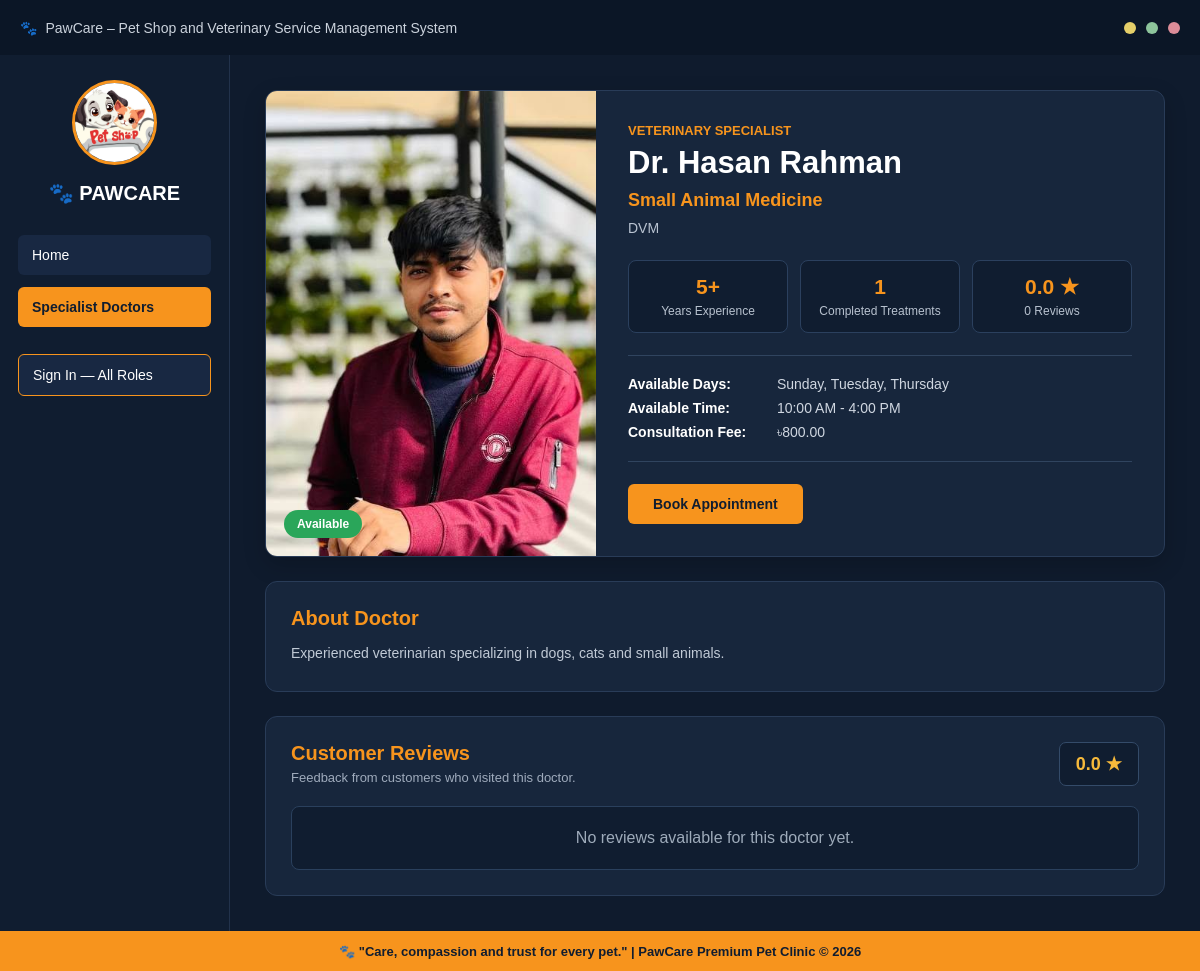
Page /index.php?page=doctor_profile&doctor_id=1 on the committed database.
### tables this page shows
CREATE TABLE `doctors` (
  `doctor_id` int(11) NOT NULL,
  `user_id` int(11) NOT NULL,
  `specialization` varchar(100) NOT NULL,
  `qualification` varchar(150) DEFAULT NULL,
  `experience_years` int(11) DEFAULT 0,
  `consultation_fee` decimal(10,2) DEFAULT 0.00,
  `available_days` varchar(100) DEFAULT NULL,
  `available_time` varchar(100) DEFAULT NULL,
  `bio` text DEFAULT NULL,
  `status` enum('Available','Unavailable') DEFAULT 'Available',
  `created_at` timestamp NOT NULL DEFAULT current_timestamp(),
  `updated_at` timestamp NOT NULL DEFAULT current_timestamp() ON UPDATE current_timestamp()
);

CREATE TABLE `users` (
  `user_id` int(11) NOT NULL,
  `full_name` varchar(100) NOT NULL,
  `username` varchar(50) NOT NULL,
  `email` varchar(100) NOT NULL,
  `phone` varchar(20) DEFAULT NULL,
  `gender` enum('Male','Female','Other') DEFAULT NULL,
  `password` varchar(255) NOT NULL,
  `role` enum('admin','customer','doctor','delivery') NOT NULL,
  `profile_image` varchar(255) DEFAULT 'default.png',
  `address` text DEFAULT NULL,
  `status` enum('active','inactive') DEFAULT 'active',
  `created_at` timestamp NOT NULL DEFAULT current_timestamp(),
  `updated_at` timestamp NOT NULL DEFAULT current_timestamp() ON UPDATE current_timestamp()
);

### controllers/public_controller.php (called while the page is built, shortened)
<?php
require_once __DIR__ . '/../helpers/helpers.php';
require_once __DIR__ . '/../models/doctor_model.php';
function doctor_profile_controller($conn) {
    $doctor_id = isset($_GET["doctor_id"]) ? (int) $_GET["doctor_id"] : 0;
    $doctor = $doctor_id > 0 ? find_public_doctor($conn, $doctor_id) : null;
    $completed_treatments = count_doctor_treatments($conn, $doctor_id);
    $rating_data = get_doctor_rating_summary($conn, $doctor_id);
    $average_rating = $rating_data["average_rating"] ?? 0;
    $total_reviews = (int) ($rating_data["total_reviews"] ?? 0);
    $reviews = list_doctor_reviews($conn, $doctor_id);
    $profile_image = trim($doctor["profile_image"] ?? "");
    require __DIR__ . '/../views/public/doctor_profile.php';
}

### helpers/helpers.php (called while the page is built, shortened)
<?php
function route_url($page, $query = "") {
    $directory = str_replace("\\", "/", dirname($_SERVER["SCRIPT_NAME"]));
    $role = basename($directory);
    $url = rtrim($directory, "/") . "/index.php?page=" . urlencode($page);
    return $url;
}
function profile_image_file($filename) {
    $name = basename(str_replace('\\', '/', trim((string)$filename)));
    return $name;
}

### models/doctor_model.php (called while the page is built, shortened)
<?php
function find_public_doctor($conn, $doctor_id) {
    $sql = "SELECT d.doctor_id, d.specialization, d.qualification, d.experience_years, d.consultation_fee, d.available_days, d.available_time, d.bio, d.status, u.full_name, u.profile_image FROM doctors d JOIN users u ON d.user_id = u.user_id WHERE d.doctor_id = ? AND u.status = 'active' LIMIT 1";
    $stmt = mysqli_prepare($conn, $sql);
    mysqli_stmt_bind_param($stmt, "i", $doctor_id);
    mysqli_stmt_execute($stmt);
    $doctor = mysqli_fetch_assoc(mysqli_stmt_get_result($stmt));
    return $doctor;
}
function count_doctor_treatments($conn, $doctor_id) {
    $sql = "SELECT COUNT(*) AS total FROM appointments WHERE doctor_id = ? AND status = 'Completed'";
    $stmt = mysqli_prepare($conn, $sql);
    mysqli_stmt_bind_param($stmt, "i", $doctor_id);
    mysqli_stmt_execute($stmt);
    $row = mysqli_fetch_assoc(mysqli_stmt_get_result($stmt));
    return (int) $row["total"];
}
function get_doctor_rating_summary($conn, $doctor_id) {
    $sql = "SELECT ROUND(AVG(rating), 1) AS average_rating, COUNT(*) AS total_reviews FROM reviews WHERE item_type = 'doctor' AND item_id = ? AND status = 'Visible'";
    $stmt = mysqli_prepare($conn, $sql);
    mysqli_stmt_bind_param($stmt, "i", $doctor_id);
    mysqli_stmt_execute($stmt);
    $row = mysqli_fetch_assoc(mysqli_stmt_get_result($stmt));
    return $row;
}

### views/public/doctor_profile.php (the view, shortened to what this page needs)
<!DOCTYPE html>
<html lang="en">
<head>
    <link rel="stylesheet" href="assets/css/style.css">
    <link rel="stylesheet" href="assets/css/doctor-profile-public.css">
</head>
<body class="doctor-profile-page">
<header class="top-bar">
    <div class="top-brand">
        <span class="brand-icon">🐾</span>
        <span>PawCare – Pet Shop and Veterinary Service Management System</span>
    </div>
    <div class="window-dots">
        <span></span>
        <span></span>
        <span></span>
    </div>
</header>
<main class="profile-container">
    <aside class="profile-sidebar">
        <div class="sidebar-brand">
            <img src="assets/images/petLogo.jpeg" alt="PawCare Logo" class="sidebar-logo">
            <h2>🐾 PAWCARE</h2>
        </div>
        <nav class="sidebar-menu">
            <a href="<?php echo htmlspecialchars(route_url("home")); ?>" class="menu-btn">Home</a>
            <a href="<?php echo htmlspecialchars(route_url("specialist_doctors")); ?>" class="menu-btn active">Specialist Doctors</a>
            <a href="<?php echo htmlspecialchars(route_url("login")); ?>" class="menu-btn doctor-login-btn">Sign In — All Roles</a>
        </nav>
    </aside>
    <section class="profile-content">
        <div class="profile-card">
            <div class="doctor-main-info">
                <div class="doctor-image-box">
                    <img src="assets/uploads/profiles/<?php echo htmlspecialchars(profile_image_file($profile_image)); ?>" onerror="this.onerror=null; this.src='assets/uploads/profiles/default.svg';" alt="<?php echo htmlspecialchars($doctor["full_name"]); ?>">
                    <span class="doctor-status <?php echo strtolower($doctor["status"]); ?>">
                        <?php echo htmlspecialchars($doctor["status"]); ?>
                    </span>
                </div>
                <div class="doctor-details">
                    <p class="section-label">Veterinary Specialist</p>
                    <h1><?php echo htmlspecialchars($doctor["full_name"]); ?></h1>
                    <h3><?php echo htmlspecialchars($doctor["specialization"]); ?></h3>
                    <p class="qualification">
                        <?php echo htmlspecialchars($doctor["qualification"]); ?>
                    </p>
                    <div class="stats-row">
                        <div class="stat-box">
                            <?php if ((int)$doctor["experience_years"] > 0): ?>
                                <span><?php echo (int)$doctor["experience_years"]; ?>+</span>
                                <p>Years Experience</p>
                            <?php else: ?>
                                <span>—</span>
                                <p>Experience pending</p>
                            <?php endif; ?>
                        </div>
                        <div class="stat-box">
                            <span><?php echo $completed_treatments; ?></span>
                            <p>Completed Treatments</p>
                        </div>
                        <div class="stat-box">
                            <span><?php echo number_format((float)$average_rating, 1); ?> ★</span>
                            <p><?php echo $total_reviews; ?> Reviews</p>
                        </div>
                    </div>
                    <div class="availability-box">
                        <p>
                            <strong>Available Days:</strong>
                            <?php echo htmlspecialchars($doctor["available_days"]); ?>
                        </p>
                        <p>
                            <strong>Available Time:</strong>
                            <?php echo htmlspecialchars($doctor["available_time"]); ?>
                        </p>
                        <p>
                            <strong>Consultation Fee:</strong>
                            <?php if ((float)$doctor["consultation_fee"] > 0): ?>
                                ৳<?php echo number_format((float)$doctor["consultation_fee"], 2); ?>
                            <?php else: ?>
                                To be confirmed
                            <?php endif; ?>
                        </p>
                    </div>
                    <?php if ($doctor["status"] === "Available"): ?>
                        <a href="<?php echo htmlspecialchars(route_url("book_appointment")); ?>&amp;doctor_id=<?php echo (int)$doctor["doctor_id"]; ?>" class="book-btn">
                            Book Appointment
                        </a>
                    <?php else: ?>
                        <span class="book-btn is-disabled">Booking unavailable</span>
                    <?php endif; ?>
                </div>
            </div>
            <div class="about-section">
                <h2>About Doctor</h2>
                <p>
                    <?php echo nl2br(htmlspecialchars($doctor["bio"])); ?>
                </p>
            </div>
            <div class="review-section">
                <div class="review-heading">
                    <div>
                        <h2>Customer Reviews</h2>
                        <p>Feedback from customers who visited this doctor.</p>
                    </div>
                    <div class="rating-summary">
                        <?php echo number_format((float)$average_rating, 1); ?> ★
                    </div>
                </div>
                <?php if (!empty($reviews)): ?>
                    <div class="review-list">
                        <?php foreach ($reviews as $review): ?>
                            <div class="review-card">
                                <div class="review-top">
                                    <div>
                                        <h4><?php echo htmlspecialchars($review["full_name"]); ?></h4>
                                        <span class="review-date">
                                            <?php echo date("d M Y", strtotime($review["created_at"])); ?>
                                        </span>
                                    </div>
                                    <div class="review-stars">
                                        <?php echo str_repeat("★", (int)$review["rating"]); ?>
                                    </div>
                                </div>
                                <p>
                                    <?php echo htmlspecialchars($review["comment"]); ?>
                                </p>
                            </div>
                        <?php endforeach; ?>
                    </div>
                <?php else: ?>
                    <div class="no-reviews">
                        <p>No reviews available for this doctor yet.</p>
                    </div>
                <?php endif; ?>
            </div>
        </div>
    </section>
</main>
<footer class="profile-footer">
    🐾 "Care, compassion and trust for every pet." | PawCare Premium Pet Clinic © 2026
</footer>
</body>
</html>

### assets/css/style.css (style rules this page uses)
* { margin: 0; padding: 0; box-sizing: border-box; }
body { font-family: Arial, sans-serif; }

### rows in the picture
doctors: user.profile_image (picture), status "Available", user.full_name "Dr. Hasan Rahman", specialization "Small Animal Medicine", qualification "DVM", experience_years "5", available_days "Sunday, Tuesday, Thursday", available_time "10:00 AM - 4:00 PM", consultation_fee "800.00", bio "Experienced veterinarian specializing in dogs, cats and small animals."

### other values in the picture
$completed_treatments "1"
$average_rating "0.0"
$total_reviews "0"
